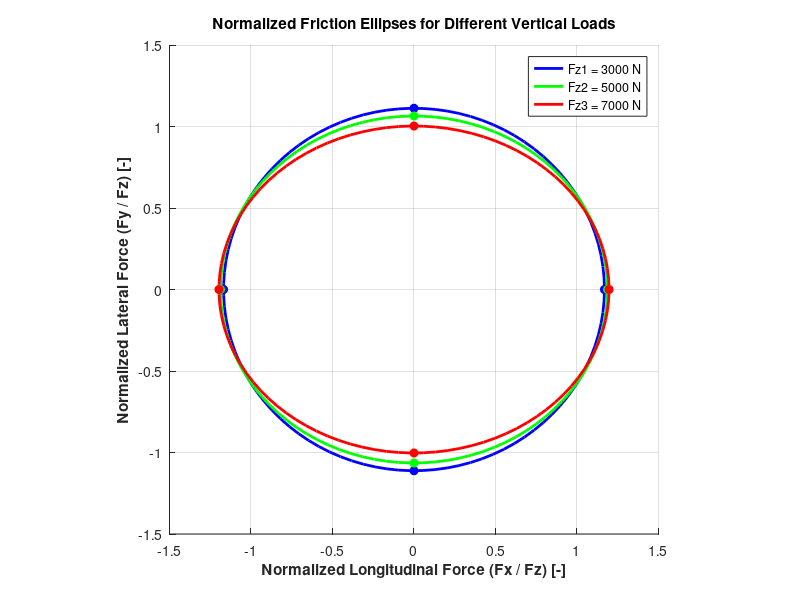
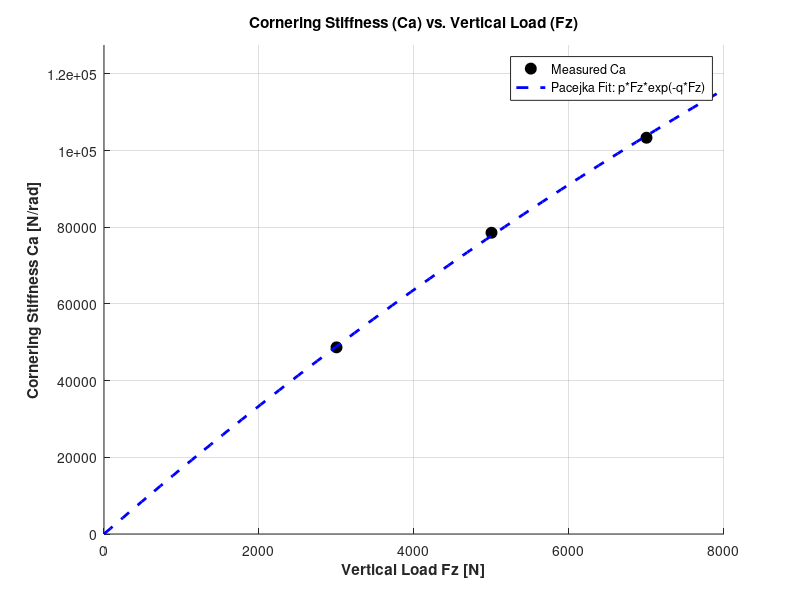
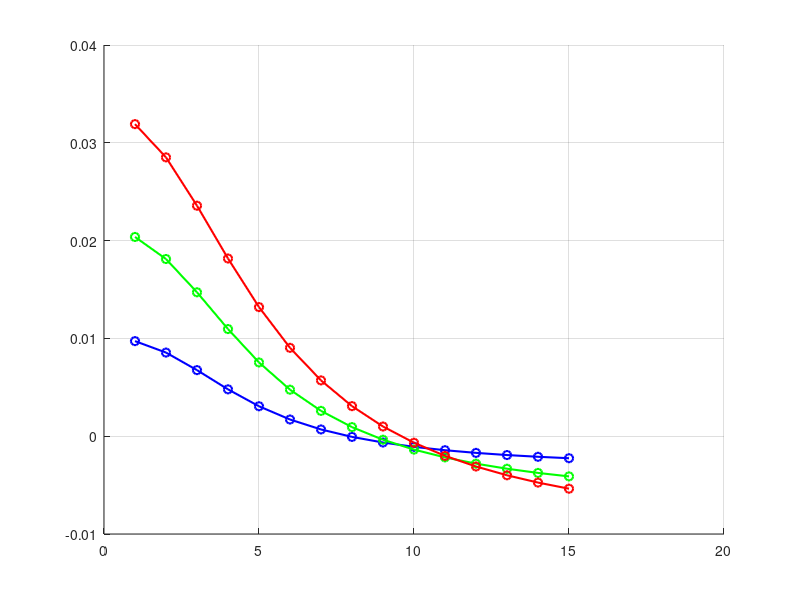

MATLAB code to generate these figures, in order: (Note: this script raises an error after producing the figures.)
% MKT4834 - HW3: Tire Modeling

% --- 1. Extracting Data from an Excel File --- % 

% VERTICAL LOADS [N]
Fz1 = 3000;  
Fz2 = 5000;  
Fz3 = 7000;  
% LONGITUDINAL FORCE DATA (Fx vs slip ratio 's')
% Slip ratio (s) 
s_Fx = [-1, -0.9, -0.8, -0.7, -0.6, -0.5, -0.4, -0.3, -0.2, -0.1, -0.06, -0.04, -0.03, -0.02, -0.01, 0, 0.01, 0.02, 0.03, 0.04, 0.06, 0.1, 0.2, 0.3, 0.4, 0.5, 0.6, 0.7, 0.8, 0.9, 1];
% Fx values 
Fx_3000 = [-2836.87, -2878.21, -2928.14, -2989.40, -3065.79, -3162.28, -3283.66, -3424.53, -3505.35, -2974.00, -2167.04, -1554.50, -1198.34, -815.24, -412.72, 0, 412.72, 815.24, 1198.34, 1554.50, 2167.04, 2974.00, 3505.35, 3424.53, 3283.66, 3162.28, 3065.79, 2989.40, 2928.14, 2878.21, 2836.87];
Fx_5000 = [-4879.09, -4947.88, -5029.26, -5126.68, -5244.73, -5389.09, -5565.14, -5769.16, -5936.04, -5520.29, -4486.02, -3443.27, -2739.01, -1912.14, -984.74, 0, 984.74, 1912.14, 2739.01, 3443.27, 4486.02, 5520.29, 5936.04, 5769.16, 5565.14, 5389.09, 5244.73, 5126.68, 5029.26, 4947.88, 4879.09];
Fx_7000 = [-6895.29, -6986.58, -7094.18, -7222.55, -7377.69, -7567.47, -7801.03, -8083.11, -8376.89, -8263.30, -7354.70, -6103.59, -5076.60, -3695.62, -1962.85, 0, 1962.85, 3695.62, 5076.60, 6103.59, 7354.70, 8263.30, 8376.89, 8083.11, 7801.03, 7567.47, 7377.69, 7222.55, 7094.18, 6986.58, 6895.29];
% LATERAL FORCE DATA (Fy vs slip angle 'alpha')
% Slip angle
alpha_Fy = [15, 14, 13, 12, 11, 10, 9, 8, 7, 6, 5, 4, 3, 2, 1, 0, -1, -2, -3, -4, -5, -6, -7, -8, -9, -10, -11, -12, -13, -14, -15];
% Fy values
Fy_3000 = [3335.17, 3322.18, 3305.76, 3284.93, 3258.36, 3224.20, 3179.78, 3121.18, 3042.40, 2933.94, 2780.25, 2555.25, 2215.86, 1698.99, 947.39, 0, -947.39, -1698.99, -2215.86, -2555.25, -2780.25, -2933.94, -3042.40, -3121.18, -3179.78, -3224.20, -3258.36, -3284.93, -3305.76, -3322.18, -3335.17];
Fy_5000 = [5321.36, 5318.87, 5312.93, 5302.03, 5283.93, 5255.27, 5210.95, 5143.03, 5038.94, 4878.61, 4629.80, 4241.92, 3641.46, 2742.22, 1497.99, 0, -1497.99, -2742.22, -3641.46, -4241.92, -4629.80, -4878.61, -5038.94, -5143.03, -5210.95, -5255.27, -5283.93, -5302.03, -5312.93, -5318.87, -5321.36];
Fy_7000 = [7009.17, 7015.88, 7020.23, 7020.66, 7014.64, 6998.11, 6964.38, 6902.29, 6792.92, 6604.21, 6282.80, 5745.74, 4884.40, 3607.18, 1925.80, 0, -1925.80, -3607.18, -4884.40, -5745.74, -6282.80, -6604.21, -6792.92, -6902.29, -6964.38, -6998.11, -7014.64, -7020.66, -7020.23, -7015.88, -7009.17];
% ALIGNING TORQUE DATA (Mz vs slip angle 'alpha')
% Slip angle (PDF'te -15'ten 15'e gidiyor)
alpha_Mz = [-15, -14, -13, -12, -11, -10, -9, -8, -7, -6, -5, -4, -3, -2, -1, 0, 1, 2, 3, 4, 5, 6, 7, 8, 9, 10, 11, 12, 13, 14, 15];
% Mz values
Mz_3000 = [7.51, 6.99, 6.37, 5.60, 4.67, 3.51, 2.05, 0.22, -2.10, -5.01, -8.51, -12.24, -14.97, -14.53, -9.21, 0, 9.21, 14.53, 14.97, 12.24, 8.51, 5.01, 2.10, -0.22, -2.05, -3.51, -4.67, -5.60, -6.37, -6.99, -7.51];
Mz_5000 = [21.87, 19.97, 17.67, 14.88, 11.44, 7.19, 1.88, -4.77, -13.06, -23.21, -34.91, -46.47, -53.58, -49.68, -30.52, 0, 30.52, 49.68, 53.58, 46.47, 34.91, 23.21, 13.06, 4.77, -1.88, -7.19, -11.44, -14.88, -17.67, -19.97, -21.87];
Mz_7000 = [37.62, 33.27, 28.05, 21.74, 14.08, 4.68, -6.90, -21.21, -38.76, -59.69, -82.93, -104.40, -115.12, -102.84, -61.45, 0, 61.45, 102.84, 115.12, 104.40, 82.93, 59.69, 38.76, 21.21, 6.90, -4.68, -14.08, -21.74, -28.05, -33.27, -37.62];

% --- 2. Friction Ellipse Analysis --- % 

% Find Peak Forces
Fx_peak_1 = max(Fx_3000); Fy_peak_1 = max(Fy_3000);
Fx_peak_2 = max(Fx_5000); Fy_peak_2 = max(Fy_5000);
Fx_peak_3 = max(Fx_7000); Fy_peak_3 = max(Fy_7000);
% 2. Normalize Forces
mu_x_1 = Fx_peak_1 / Fz1; mu_y_1 = Fy_peak_1 / Fz1;
mu_x_2 = Fx_peak_2 / Fz2; mu_y_2 = Fy_peak_2 / Fz2;
mu_x_3 = Fx_peak_3 / Fz3; mu_y_3 = Fy_peak_3 / Fz3;
% 3. Generate Ellipse Points
theta = linspace(0, 2*pi, 100);                % Angle vector from 0 to 360 degrees
% Ellipses are calculated using the formulas x = a*cos(theta), y = b*sin(theta)
x_ell_1 = mu_x_1 * cos(theta); y_ell_1 = mu_y_1 * sin(theta);
x_ell_2 = mu_x_2 * cos(theta); y_ell_2 = mu_y_2 * sin(theta);
x_ell_3 = mu_x_3 * cos(theta); y_ell_3 = mu_y_3 * sin(theta);
% 4. Plotting
figure('Name', 'Q1: Friction Ellipses', 'Color', 'w');      % window settings
hold on; grid on;
% Drawing ellipses
plot(x_ell_1, y_ell_1, 'b-', 'LineWidth', 2, 'DisplayName', 'Fz1 = 3000 N');
plot(x_ell_2, y_ell_2, 'g-', 'LineWidth', 2, 'DisplayName', 'Fz2 = 5000 N');
plot(x_ell_3, y_ell_3, 'r-', 'LineWidth', 2, 'DisplayName', 'Fz3 = 7000 N');
% Pure slip points marking
% Fz1 Points
plot([mu_x_1, -mu_x_1], [0, 0], 'bo', 'MarkerFaceColor', 'b', 'HandleVisibility', 'off');
plot([0, 0], [mu_y_1, -mu_y_1], 'bo', 'MarkerFaceColor', 'b', 'HandleVisibility', 'off');
% Fz2 Points
plot([mu_x_2, -mu_x_2], [0, 0], 'go', 'MarkerFaceColor', 'g', 'HandleVisibility', 'off');
plot([0, 0], [mu_y_2, -mu_y_2], 'go', 'MarkerFaceColor', 'g', 'HandleVisibility', 'off');
% Fz3 Points
plot([mu_x_3, -mu_x_3], [0, 0], 'ro', 'MarkerFaceColor', 'r', 'HandleVisibility', 'off');
plot([0, 0], [mu_y_3, -mu_y_3], 'ro', 'MarkerFaceColor', 'r', 'HandleVisibility', 'off');
% Graphics Settings
title('Normalized Friction Ellipses for Different Vertical Loads', 'FontWeight', 'bold');
xlabel('Normalized Longitudinal Force (Fx / Fz) [-]', 'FontWeight', 'bold');
ylabel('Normalized Lateral Force (Fy / Fz) [-]', 'FontWeight', 'bold');
legend('Location', 'best');
axis equal;                          % We align the axes to prevent the ellipses from losing their shape.
xlim([-1.5 1.5]); ylim([-1.5 1.5]);

% --- 3. Cornering Stiffness & Pneumatic Trail --- % 

% Cornering Stiffness (Ca) Determination
alpha_lin = [0, 1, 2];               % Data for linear regression (alpha <= 2 degrees)
Fy_lin_1 = [0, 947.39, 1698.99];
Fy_lin_2 = [0, 1497.99, 2742.22];
Fy_lin_3 = [0, 1925.80, 3607.18];
% Linear regression (polyfit) to find the slope (Ca in N/deg)
p1 = polyfit(alpha_lin, Fy_lin_1, 1); Ca1_deg = p1(1);
p2 = polyfit(alpha_lin, Fy_lin_2, 1); Ca2_deg = p2(1);
p3 = polyfit(alpha_lin, Fy_lin_3, 1); Ca3_deg = p3(1);
% Convert Ca from N/deg to N/rad (1 rad = 180/pi deg)
Ca1_rad = Ca1_deg * (180/pi);
Ca2_rad = Ca2_deg * (180/pi);
Ca3_rad = Ca3_deg * (180/pi);
% Printing the calculated angle and radian values to the screen.
fprintf('\n--- Cornering Stiffness (Ca) ---\n');
fprintf('Fz = 3000 N : %.2f N/deg  |  %.2f N/rad\n', Ca1_deg, Ca1_rad);
fprintf('Fz = 5000 N : %.2f N/deg  |  %.2f N/rad\n', Ca2_deg, Ca2_rad);
fprintf('Fz = 7000 N : %.2f N/deg  |  %.2f N/rad\n', Ca3_deg, Ca3_rad);
% Fit Pacejka Exponential Model: Ca = p * Fz * exp(-q * Fz)
Fz_vec = [Fz1, Fz2, Fz3];
Ca_rad_vec = [Ca1_rad, Ca2_rad, Ca3_rad];
y_fit = log(Ca_rad_vec ./ Fz_vec);     % Linearization for curve fitting: log(Ca / Fz) = log(p) - q * Fz
p_fit = polyfit(Fz_vec, y_fit, 1);
q_opt = -p_fit(1);
p_opt = exp(p_fit(2));
% Window settings of Ca vs Fz
figure('Name', 'Q2: Cornering Stiffness vs Vertical Load', 'Color', 'w');
hold on; grid on;
% plotting Ca vs Fz 
plot(Fz_vec, Ca_rad_vec, 'ko', 'MarkerSize', 8, 'MarkerFaceColor', 'k', 'DisplayName', 'Measured Ca');
% Smooth curve for the fit
Fz_plot = linspace(0, 8000, 100);
Ca_fit = p_opt .* Fz_plot .* exp(-q_opt .* Fz_plot);
plot(Fz_plot, Ca_fit, 'b--', 'LineWidth', 2, 'DisplayName', 'Pacejka Fit: p*Fz*exp(-q*Fz)');
% Graphics Settings
title('Cornering Stiffness (Ca) vs. Vertical Load (Fz)', 'FontWeight', 'bold');
xlabel('Vertical Load Fz [N]', 'FontWeight', 'bold');
ylabel('Cornering Stiffness Ca [N/rad]', 'FontWeight', 'bold');
legend('Location', 'best');
xlim([0 8000]); ylim([0 max(Ca_fit)*1.1]);
% Pneumatic Trail (t) Calculation
% Extract positive slip angles to avoid division by zero at alpha = 0
idx_pos = (alpha_Fy > 0); 
alpha_pos = alpha_Fy(idx_pos);
% Calculate pneumatic trail: t = -Mz / Fy
t_1 = -Mz_3000(idx_pos) ./ Fy_3000(idx_pos);
t_2 = -Mz_5000(idx_pos) ./ Fy_5000(idx_pos);
t_3 = -Mz_7000(idx_pos) ./ Fy_7000(idx_pos);
% Window settings of Pneumatic Trail vs Slip Angle
figure('Name', 'Q3: Pneumatic Trail', 'Color', 'w');
hold on; grid on;
% Plot Pneumatic Trail vs Slip Angle
plot(alpha_pos, t_1, 'b-o', 'LineWidth', 1.5, 'DisplayName', 'Fz1 = 3000 N');
plot(alpha_pos, t_2, 'g-o', 'LineWidth', 1.5, 'DisplayName', 'Fz2 = 5000 N');
plot(alpha_pos, t_3, 'r-o', 'LineWidth', 1.5, 'DisplayName', 'Fz3 = 7000 N');
% Plot a zero line to easily spot the zero-crossing
yline(0, 'k--', 'HandleVisibility', 'off');
% Graphics Settings
title('Pneumatic Trail (t) vs. Slip Angle (\alpha)', 'FontWeight', 'bold');
xlabel('Slip Angle \alpha [deg]', 'FontWeight', 'bold');
ylabel('Pneumatic Trail t [m]', 'FontWeight', 'bold');
legend('Location', 'best');
